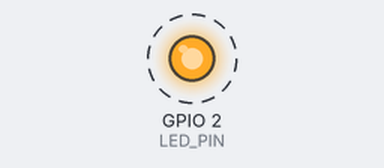
The sketch below on a simulated ESP32. On the bench: output pins drawn as LEDs (lit = HIGH). Dashed ring = blinking. What the sketch prints to the serial monitor is not drawn.

Above: at 1.2 s.
Timing chart, 0 to 4.0 s (numbered marks = the images above):
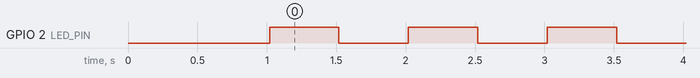

Measured:
- by itself, GPIO 2 (LED_PIN): alternates HIGH for 0.50 s and LOW for 0.50 s

The sketch:

M1_hello_esp32.ino
```cpp
/*
 * ============================================================================
 *  M1_hello_esp32.ino  —  Milestone 1: "Does my ESP32 actually work?"
 * ----------------------------------------------------------------------------
 *  This tiny sketch proves three things BEFORE we build anything real:
 *    1. Your PC can flash the ESP32 over USB      (the Upload succeeds)
 *    2. The board runs our code                   (the onboard LED blinks)
 *    3. The board can talk back to your PC         (text in Serial Monitor)
 *
 *  It does NOT use WiFi or AWS yet — it's the "hello world" of embedded.
 *
 *  HOW TO RUN (full detail in docs/SETUP.md, section M1):
 *    - Arduino IDE:  Tools > Board = "ESP32 Dev Module"
 *    -               Tools > Port  = your board's COM port
 *    - Click Upload (the → arrow). If it sticks on "Connecting....",
 *      hold the BOOT button on the board until it starts "Writing...".
 *    - Open Tools > Serial Monitor and set baud (bottom-right) to 115200.
 * ============================================================================
 */

// On most ESP32-WROOM-32 dev boards the little blue onboard LED is wired to
// GPIO 2. If your board has no user LED (or it's on a different pin), the LED
// just won't blink — the Serial messages below still prove everything works.
#define LED_PIN 2

// A simple counter so every Serial line is different — that way you can SEE
// it's live and updating, not a frozen screen.
unsigned long heartbeat = 0;

// setup() runs ONCE, right after the board powers on or is reset.
void setup() {
  // Open the USB serial link at 115200 bits per second. IMPORTANT: the Serial
  // Monitor must be set to this same 115200, or you'll see garbled symbols.
  Serial.begin(115200);
  delay(1000);  // give the USB serial link a moment to wake up

  // Tell the chip that LED_PIN is an OUTPUT (something we drive high/low).
  pinMode(LED_PIN, OUTPUT);

  Serial.println();
  Serial.println("========================================");
  Serial.println("  WIDS - Milestone 1: hello from ESP32");
  Serial.println("========================================");

  // These values are read straight off the chip. Seeing real numbers here
  // confirms it's a genuine ESP32 and that the code compiled + flashed OK.
  Serial.print("Chip model       : "); Serial.println(ESP.getChipModel());
  Serial.print("CPU cores        : "); Serial.println(ESP.getChipCores());
  Serial.print("CPU freq (MHz)   : "); Serial.println(ESP.getCpuFreqMHz());
  Serial.print("Free heap (bytes): "); Serial.println(ESP.getFreeHeap());
  Serial.println("If you can read this, the USB link works. Now watch the LED.");
  Serial.println();
}

// loop() runs over and over, forever, after setup() finishes.
void loop() {
  // Blink: LED on for half a second, off for half a second = 1 blink/second.
  digitalWrite(LED_PIN, HIGH);
  delay(500);
  digitalWrite(LED_PIN, LOW);
  delay(500);

  // Print a heartbeat line every second so you can watch it live.
  heartbeat++;
  Serial.print("heartbeat #");
  Serial.print(heartbeat);
  Serial.print("   |   uptime ");
  Serial.print(millis() / 1000);   // millis() = ms since boot; /1000 = seconds
  Serial.println("s");
}
```
